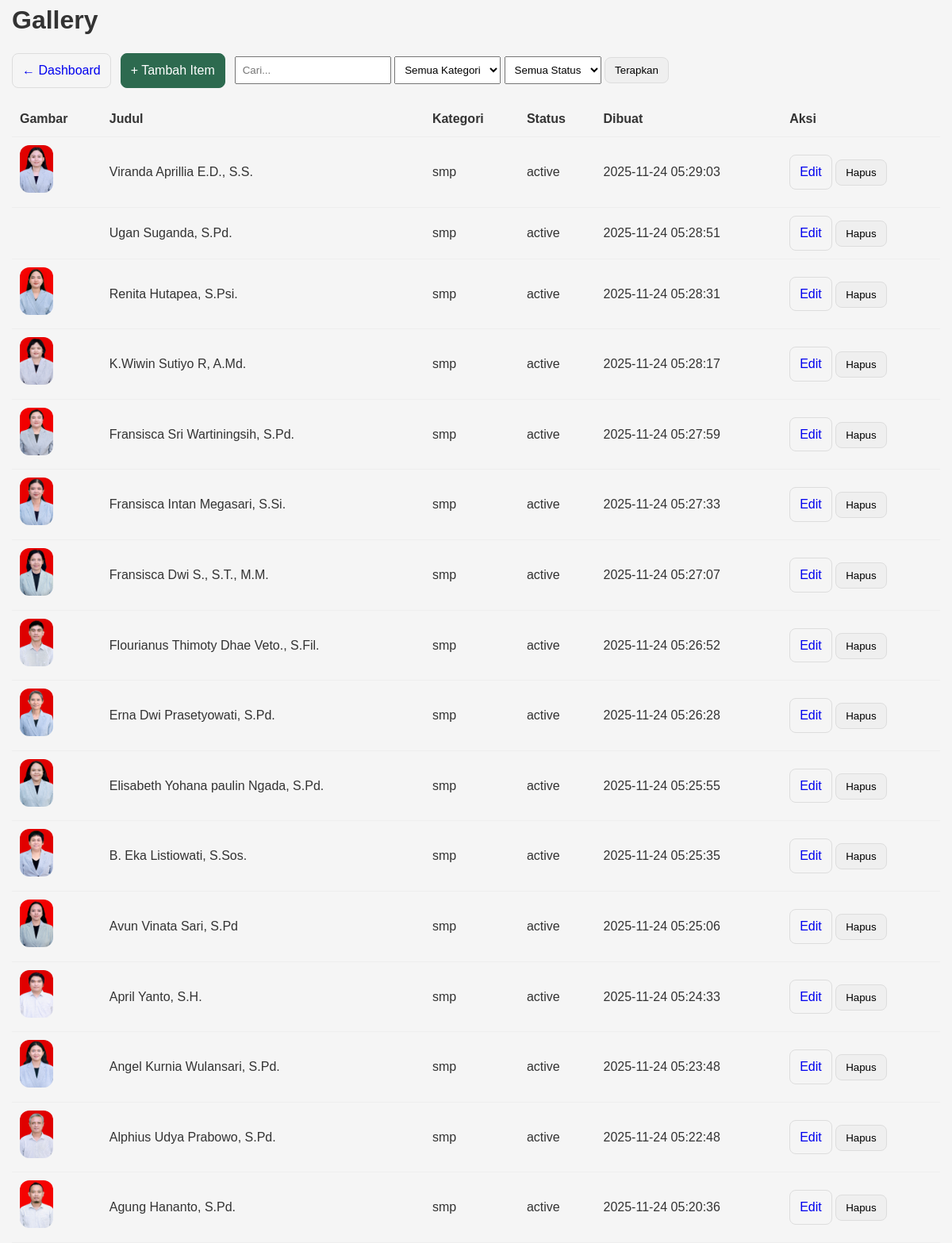
Page /admin/gallery/index.php (signed in) on the committed database.
### tables this page shows
CREATE TABLE `gallery` (
  `id` int(11) NOT NULL,
  `title` varchar(255) NOT NULL,
  `description` text DEFAULT NULL,
  `image_path` varchar(500) NOT NULL,
  `category` enum('tk','sd','smp','sma') NOT NULL,
  `status` enum('active','inactive') DEFAULT 'active',
  `created_by` int(11) DEFAULT NULL,
  `created_at` timestamp NULL DEFAULT current_timestamp()
);

### config/database.php (called while the page is built, shortened)
<?php
class Database {
    private $host;
    private $port;
    private $db_name;
    private $username;
    private $password;
    public function __construct() {
        $this->host = getenv("MYSQLHOST") ?: "localhost";
        $this->port = getenv("MYSQLPORT") ?: "3306";
        $this->db_name = getenv("MYSQLDATABASE") ?: "isr_school";
        $this->username = getenv("MYSQLUSER") ?: "root";
        $this->password = getenv("MYSQLPASSWORD") ?: "";
    }
    public function getConnection() {
        $this->conn = null;
        try {
            $dsn = "mysql:host={$this->host};port={$this->port};dbname={$this->db_name};charset=utf8mb4";
            $this->conn = new PDO($dsn, $this->username, $this->password, [
                PDO::ATTR_ERRMODE => PDO::ERRMODE_EXCEPTION,
                PDO::ATTR_DEFAULT_FETCH_MODE => PDO::FETCH_ASSOC
            ]);
        } catch(PDOException $exception) {
            echo "Connection error: " . $exception->getMessage();
        }
        return $this->conn;
    }
}
?>

### models/Gallery.php (called while the page is built, shortened)
<?php
require_once __DIR__ . '/../config/database.php';
class Gallery {
  private $db;
  public function __construct() {
    $this->db = (new Database())->getConnection();
  }
  public function all($filters = []) {
    $sql = "SELECT * FROM gallery WHERE 1=1";
    $params = [];
    $sql .= " ORDER BY created_at DESC";
    $stmt = $this->db->prepare($sql);
    $stmt->execute();
    return $stmt->fetchAll(PDO::FETCH_ASSOC);
  }
}

### admin/gallery/index.php (the view, shortened to what this page needs)
<?php
require_once __DIR__ . '/../../models/Gallery.php';
$gallery = new Gallery();
$q = $_GET['q'] ?? '';
$category = $_GET['category'] ?? '';
$status = $_GET['status'] ?? '';
$items = $gallery->all([
  'q' => $q,
  'category' => $category,
  'status' => $status,
]);
function h($s){ return htmlspecialchars((string)$s, ENT_QUOTES, 'UTF-8'); }
?>
<!DOCTYPE html>
<html lang="id">
<head>
  <link rel="stylesheet" href="/site/assets/css/style.css">
</head>
<body>
  <div class="container">
    <h1>Gallery</h1>
    <div class="topbar">
      <a href="/site/admin/dashboard.php" class="btn">← Dashboard</a>
      <a class="btn btn-primary" href="create.php">+ Tambah Item</a>
      <form class="filters" method="get">
        <input type="text" name="q" placeholder="Cari..." value="<?= h($q) ?>">
        <select name="category">
          <option value="">Semua Kategori</option>
        </select>
        <select name="status">
          <option value="">Semua Status</option>
        </select>
        <button class="btn">Terapkan</button>
      </form>
    </div>
    <table>
      <thead>
        <tr><th>Gambar</th><th>Judul</th><th>Kategori</th><th>Status</th><th>Dibuat</th><th>Aksi</th></tr>
      </thead>
      <tbody>
        <?php foreach ($items as $it): ?>
          <tr>
            <td><?php if ($it['image_path']): ?><img src="/site/<?= h($it['image_path']) ?>" alt="" style="height:60px"><?php endif; ?></td>
            <td><?= h($it['title']) ?></td>
            <td><?= h($it['category']) ?></td>
            <td><?= h($it['status']) ?></td>
            <td><?= h($it['created_at']) ?></td>
            <td>
              <a class="btn" href="edit.php?id=<?= (int)$it['id'] ?>">Edit</a>
              <form action="delete.php" method="post" style="display:inline" onsubmit="return confirm('Hapus item ini?')">
                <button class="btn" type="submit">Hapus</button>
              </form>
            </td>
          </tr>
        <?php endforeach; ?>
      </tbody>
    </table>
  </div>
</body>
</html>

### assets/css/style.css (style rules this page uses)
* { margin: 0; padding: 0; box-sizing: border-box; font-family: 'Arial', sans-serif; }
body { background-color: #f5f5f5; color: #333; line-height: 1.6; }
.container { width: 100%; max-width: 1200px; margin: 0 auto; padding: 0 15px; }
.container { max-width: 1200px; margin: auto; }
img { max-width:100%;height:auto;border-radius:0.75rem }

### admin/gallery/index.php (style rules this page uses)
table { width: 100%; border-collapse: collapse; }
th, td { padding: 10px; border-bottom: 1px solid #eee; text-align: left; }
.topbar { display: flex; gap: 12px; align-items: center; margin: 16px 0; flex-wrap: wrap; }
.btn { padding: 8px 12px; border-radius: 8px; border: 1px solid #ddd; text-decoration: none; display: inline-block; }
.btn-primary { background: #2d6a4f; color: #fff; border-color: #2d6a4f; }
.filters input, .filters select { padding: 8px; }

### rows in the picture
gallery: image_path (picture), title "Viranda Aprillia E.D., S.S.", category "smp", status "active", created_at "2025-11-24 05:29:03"
gallery: title "Ugan Suganda, S.Pd.", category "smp", status "active", created_at "2025-11-24 05:28:51"
gallery: image_path (picture), title "Renita Hutapea, S.Psi.", category "smp", status "active", created_at "2025-11-24 05:28:31"
gallery: image_path (picture), title "K.Wiwin Sutiyo R, A.Md.", category "smp", status "active", created_at "2025-11-24 05:28:17"
gallery: image_path (picture), title "Fransisca Sri Wartiningsih, S.Pd.", category "smp", status "active", created_at "2025-11-24 05:27:59"
gallery: image_path (picture), title "Fransisca Intan Megasari, S.Si.", category "smp", status "active", created_at "2025-11-24 05:27:33"
gallery: image_path (picture), title "Fransisca Dwi S., S.T., M.M.", category "smp", status "active", created_at "2025-11-24 05:27:07"
gallery: image_path (picture), title "Flourianus Thimoty Dhae Veto., S.Fil.", category "smp", status "active", created_at "2025-11-24 05:26:52"
gallery: image_path (picture), title "Erna Dwi Prasetyowati, S.Pd.", category "smp", status "active", created_at "2025-11-24 05:26:28"
gallery: image_path (picture), title "Elisabeth Yohana paulin Ngada, S.Pd.", category "smp", status "active", created_at "2025-11-24 05:25:55"
gallery: image_path (picture), title "B. Eka Listiowati, S.Sos.", category "smp", status "active", created_at "2025-11-24 05:25:35"
gallery: image_path (picture), title "Avun Vinata Sari, S.Pd", category "smp", status "active", created_at "2025-11-24 05:25:06"
gallery: image_path (picture), title "April Yanto, S.H.", category "smp", status "active", created_at "2025-11-24 05:24:33"
gallery: image_path (picture), title "Angel Kurnia Wulansari, S.Pd.", category "smp", status "active", created_at "2025-11-24 05:23:48"
gallery: image_path (picture), title "Alphius Udya Prabowo, S.Pd.", category "smp", status "active", created_at "2025-11-24 05:22:48"
gallery: image_path (picture), title "Agung Hananto, S.Pd.", category "smp", status "active", created_at "2025-11-24 05:20:36"
